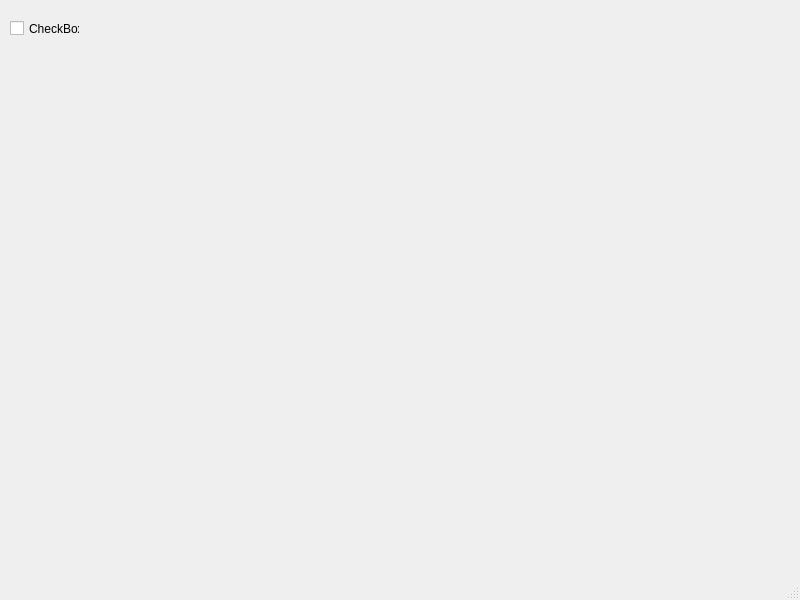
<?xml version="1.0" encoding="UTF-8"?>
<ui version="4.0">
 <class>MainWindow</class>
 <widget class="QMainWindow" name="MainWindow">
  <property name="geometry">
   <rect>
    <x>0</x>
    <y>0</y>
    <width>800</width>
    <height>600</height>
   </rect>
  </property>
  <property name="windowTitle">
   <string>MainWindow</string>
  </property>
  <widget class="QWidget" name="centralwidget">
   <widget class="QCheckBox" name="checkBox">
    <property name="geometry">
     <rect>
      <x>10</x>
      <y>20</y>
      <width>70</width>
      <height>17</height>
     </rect>
    </property>
    <property name="text">
     <string>CheckBox</string>
    </property>
   </widget>
  </widget>
  <widget class="QMenuBar" name="menubar">
   <property name="geometry">
    <rect>
     <x>0</x>
     <y>0</y>
     <width>800</width>
     <height>21</height>
    </rect>
   </property>
  </widget>
  <widget class="QStatusBar" name="statusbar"/>
 </widget>
 <resources/>
 <connections/>
</ui>
